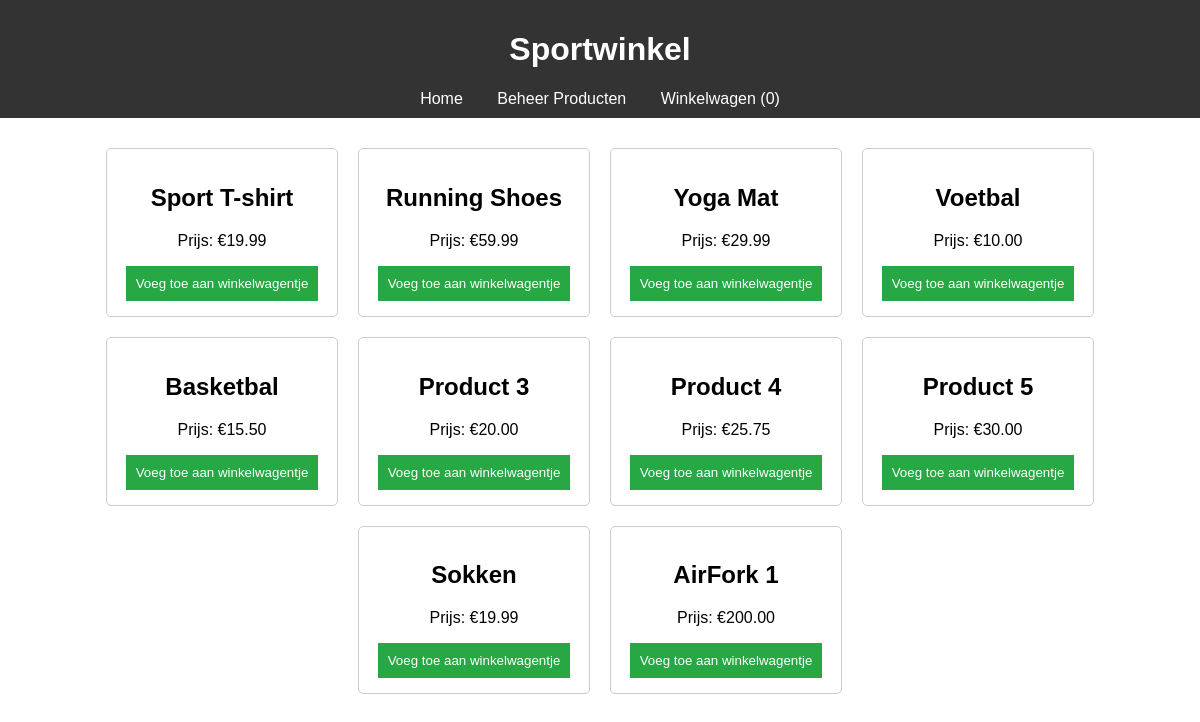
The page / on the database its author committed.
### tables this page shows
CREATE TABLE `products` (
  `id` int(11) NOT NULL,
  `name` varchar(255) NOT NULL,
  `price` decimal(10,2) NOT NULL,
  `description` text,
  `image` varchar(255) DEFAULT NULL
);

### index.php (the view, shortened to what this page needs)
<!DOCTYPE html>
<html lang="nl">
<head>
    <link rel="stylesheet" href="style.css">
</head>
<body>
<header>
    <h1>Sportwinkel</h1>
    <nav>
        <a href="index.php">Home</a>
        <a href="Admin/beheer_producten.php">Beheer Producten</a>
        <a href="#" id="cart-link">Winkelwagen (<span id="cart-count">0</span>)</a>
    </nav>
</header>
<section class="products">
    <?php
    include 'Include/db.php';
    $stmt = $conn->prepare("SELECT * FROM products");
    $stmt->execute();
    $products = $stmt->fetchAll(PDO::FETCH_ASSOC);
    foreach ($products as $product) {
        echo '<div class="product">';
        echo '<h2>' . htmlspecialchars($product['name']) . '</h2>';
        echo '<p>Prijs: €' . number_format($product['price'], 2) . '</p>';
        echo '<button onclick="addToCart(\'' . addslashes($product['name']) . '\', ' . $product['price'] . ')">Voeg toe aan winkelwagentje</button>';
        echo '</div>';
    }
    ?>
</section>
</body>
</html>

### style.css (style rules this page uses)
body { font-family: Arial, sans-serif; margin: 0; padding: 0; }
header { background-color: #333; color: white; padding: 10px 0; text-align: center; }
nav a { color: white; margin: 0 15px; text-decoration: none; }
.products { display: flex; flex-wrap: wrap; justify-content: center; padding: 20px; }
.product { border: 1px solid #ccc; border-radius: 5px; margin: 10px; padding: 15px; text-align: center; width: 200px; }
.product button { background-color: #28a745; border: none; color: white; padding: 10px; cursor: pointer; }

### rows shown on the page
products: name "Sport T-shirt", price "19.99"
products: name "Running Shoes", price "59.99"
products: name "Yoga Mat", price "29.99"
products: name "Voetbal", price "10.00"
products: name "Basketbal", price "15.50"
products: name "Product 3", price "20.00"
products: name "Product 4", price "25.75"
products: name "Product 5", price "30.00"
products: name "Sokken", price "19.99"
products: name "AirFork 1", price "200.00"
